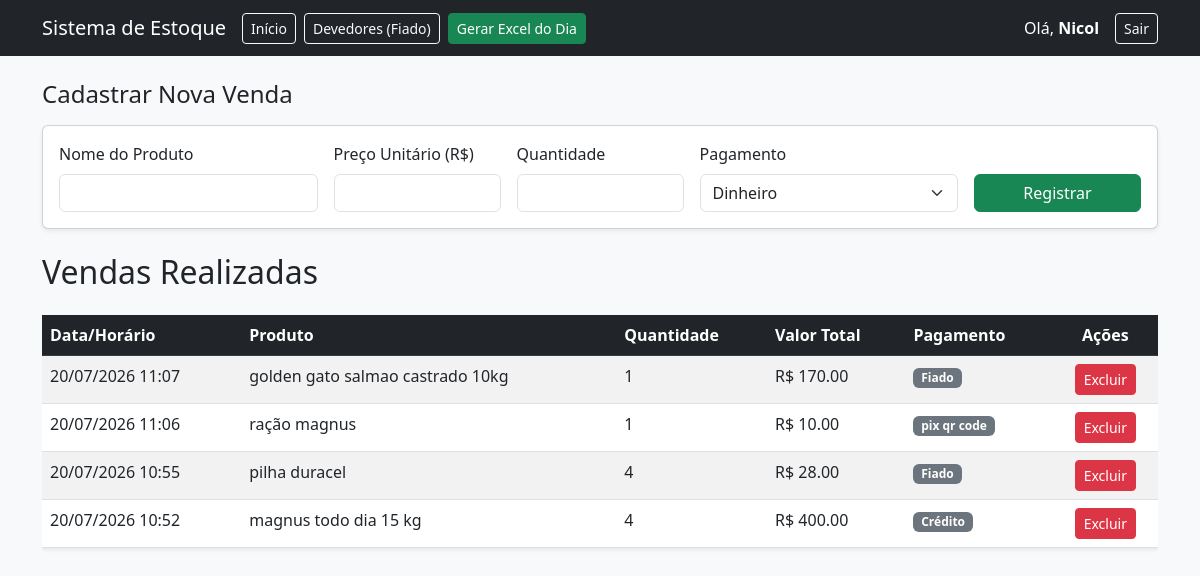
The page /registrarVendas (signed in) on the database its author committed.
### app.py (models this page shows)
class Usuario(UserMixin, db.Model):
    id = db.Column(db.Integer, primary_key=True)
    username = db.Column(db.String(50), unique=True, nullable=False)
    senha = db.Column(db.String(50), nullable=False)
    produtos = db.relationship('Produto', backref='dono', lazy='select')
    vendas = db.relationship('Venda', backref='dono', lazy='select')
    fiados = db.relationship('Fiado', backref='dono', lazy='select')

class Venda(db.Model):
    id = db.Column(db.Integer, primary_key=True)
    produto_nome = db.Column(db.String(100), nullable=False)
    quantidade = db.Column(db.Integer, nullable=False)
    valor_total = db.Column(db.Float, nullable=False)
    pagamento = db.Column(db.String(50), nullable=False)
    data_venda = db.Column(db.DateTime, default=datetime.now)
    usuario_id = db.Column(db.Integer, db.ForeignKey('usuario.id'), nullable=False)

### app.py (the view, shortened to what this page needs)
@app.route('/registrarVendas', methods=['GET', 'POST'])
@login_required
def registrarVendas():
    vendas = Venda.query.filter_by(usuario_id=current_user.id).order_by(Venda.data_venda.desc()).all()
    return render_template('registrarVendas.html', vendas=vendas)

### app.py (called while the page is built)
@login_manager.user_loader
def load_user(user_id):
    return db.session.get(Usuario, int(user_id))

### templates/registrarVendas.html (shortened to what this page needs)
<!DOCTYPE html>
<html lang="pt-br">
<head>
    <link href="https://cdn.jsdelivr.net/npm/bootstrap@5.3.0/dist/css/bootstrap.min.css" rel="stylesheet">
</head>
<body class="bg-light">
    <nav class="navbar navbar-expand-lg navbar-dark bg-dark mb-4">
        <div class="container">
            <a class="navbar-brand" href="/">Sistema de Estoque</a>
            <div class="collapse navbar-collapse" id="navbarNav">
                <ul class="navbar-nav me-auto">
                    <li class="nav-item">
                        <a class="btn btn-outline-light btn-sm me-2" href="/">Início</a>
                    </li>
                    <li class="nav-item">
                        <a class="btn btn-outline-light btn-sm me-2" href="/fiados">Devedores (Fiado)</a>
                    </li>
                    <li class="nav-item">
                        <a class="btn btn-success btn-sm" href="/exportar_excel">Gerar Excel do Dia</a>
                    </li>
                </ul>
            </div>
            <div class="d-flex align-items-center">
                <span class="navbar-text me-3 text-white">
                    Olá, <strong>{{ current_user.username }}</strong>
                </span>
                <a href="/logout" class="btn btn-outline-light btn-sm">Sair</a>
            </div>
        </div>
    </nav>
    <div class="container">
        <h2 class="h4 mb-3">Cadastrar Nova Venda</h2>
        <div class="card card-body mb-4 shadow-sm">
            <form method="POST" class="row g-3" action="/registrarVendas">
                <div class="col-md-3">
                    <label for="nome" class="form-label">Nome do Produto</label>
                    <input type="text" name="nome" id="nome" class="form-control" required>
                </div>
                <div class="col-md-2">
                    <label for="preco" class="form-label">Preço Unitário (R$)</label>
                    <input type="number" step="0.01" name="preco" id="preco" class="form-control" required>
                </div>
                <div class="col-md-2">
                    <label for="quantidade" class="form-label">Quantidade</label>
                    <input type="number" step="1" name="quantidade" id="quantidade" class="form-control" required>
                </div>
                <div class="col-md-3">
                    <label for="pagamento" class="form-label">Pagamento</label>
                    <select name="pagamento" id="pagamento" class="form-select" required onchange="verificarFiado()">
                        <option value="Dinheiro">Dinheiro</option>
                    </select>
                </div>
                <div class="col-md-2 d-flex align-items-end">
                    <button type="submit" class="btn btn-success w-100">Registrar</button>
                </div>
            </form>
        </div>
        <h2>Vendas Realizadas</h2>
        <div class="table-responsive">
            <table class="table table-striped table-hover mt-3 bg-white shadow-sm">
                <thead class="table-dark">
                    <tr>
                        <th>Data/Horário</th>
                        <th>Produto</th>
                        <th>Quantidade</th>
                        <th>Valor Total</th>
                        <th>Pagamento</th>
                        <th class="text-center">Ações</th>
                    </tr>
                </thead>
                <tbody>
                    {% for venda in vendas %}
                    <tr>
                        <td>{{ venda.data_venda.strftime('%d/%m/%Y %H:%M') }}</td>
                        <td>{{ venda.produto_nome }}</td>
                        <td>{{ venda.quantidade }}</td>
                        <td>R$ {{ "%.2f"|format(venda.valor_total) }}</td>
                        <td><span class="badge bg-secondary">{{ venda.pagamento }}</span></td>
                        <td class="text-center">
                            <a href="/deletar_venda/{{venda.id}}" class="btn btn-danger btn-sm"
                                onclick="return confirm('Tem certeza que deseja excluir esta venda?')">Excluir</a>
                        </td>
                    </tr>
                    {% endfor %}
                </tbody>
            </table>
        </div>
    </div>
</body>
</html>

### rows shown on the page
Usuario: username "Nicol"
Venda: data_venda "20/07/2026 11:07", produto_nome "golden gato salmao castrado 10kg", quantidade "1", valor_total "170.00", pagamento "Fiado"
Venda: data_venda "20/07/2026 11:06", produto_nome "ração magnus", quantidade "1", valor_total "10.00", pagamento "pix qr code"
Venda: data_venda "20/07/2026 10:55", produto_nome "pilha duracel", quantidade "4", valor_total "28.00", pagamento "Fiado"
Venda: data_venda "20/07/2026 10:52", produto_nome "magnus todo dia 15 kg", quantidade "4", valor_total "400.00", pagamento "Crédito"
